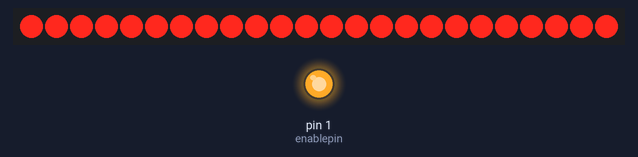
Simulated run of this sketch. Board: Arduino Uno, built with avr-gcc and run on an emulated ATmega328P. On the bench: 24 shift-register outputs drawn as a row of LEDs (first output left, lit = HIGH), output pins drawn as LEDs (lit = HIGH). Wiring (inferred from the names in the program): 3 × shift register (74HC595): data pin 0; shift clock pin 4; latch pin 3. Wiring (inferred from the signals the program sends): row of LEDs: on Q0, Q1, Q2, Q3, Q4, Q5, Q6, Q7, Q8, Q9, Q10, Q11, Q12, Q13, Q14, Q15, Q16, Q17, Q18, Q19, Q20, Q21, Q22, Q23. Random numbers use the default seed unless the sketch sets one; pins used as bus, display or sensor lines are not drawn.

Above: at 0.2 s.
At 6.9 s:
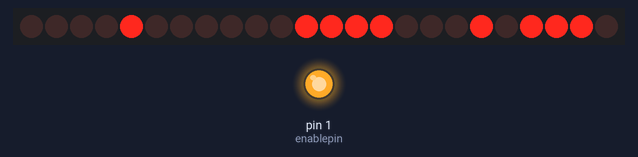
At 17.9 s:
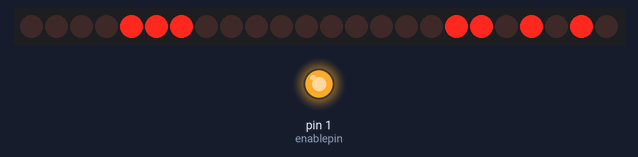
At 38.9 s:
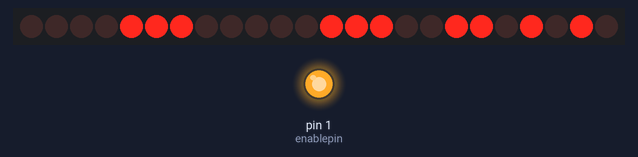
Timing chart, 0 to 40.0 s (numbered marks = the images above):
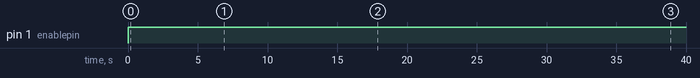

Measured:
- by itself, pin 1 (enablepin): LOW → HIGH at 0.00 s

The sketch:

gioia_r_smile.ino
```cpp
/*
 GIOIA - glittering fashion

gioia_r_smile.ino

Text animations for Gioia 21 monochrome leds type
Date 24/05/2025 created by Sergio Ghirardelli (first release)

*/

int enablepin = 1; //pin5 (PWM)
int latchPin = 3; //pin2
int clockPin = 4; //pin3
int dataPin = 0; //pin6
int butPin = 2;
long randNumber;
bool pippo;
uint32_t led;
int k;
int j;
int n0;
int rain0,rain1,rain2,rain3,rain4;
bool h0;
bool but, but_p, but_mem;
int prog;
bool paint;
bool start;

//oscillator 0
unsigned long t0;
unsigned long speed0;
bool a0,b0;

//oscillator 1
unsigned long t1;
unsigned long speed1;
bool a1,b1;


//pos trig0
bool p0,p0_mem;

//asymmetric oscillator
unsigned long elapsed_time2;
unsigned long count_time2;
bool time2_q;
unsigned long elapsed_time3;
unsigned long count_time3;
bool time3_q;
unsigned long speed2, speed3;


int y0,y1,y2,y3,y4;

void(* Riavvia)(void) = 0; //Sketch Reset procedure


//-----------------------------------------------------------------------------------------------------------

void setup()
{
//set pins to output so you can control the shift register
pinMode(enablepin, OUTPUT);
pinMode(latchPin, OUTPUT);
pinMode(clockPin, OUTPUT);
pinMode(dataPin, OUTPUT);
pinMode(butPin, INPUT_PULLUP);
//pinMode(LED_BUILTIN, OUTPUT);
//randomSeed(analogRead(A0));
pippo = false;
prog = 7;
led = 0;
k=0;
led_clear();
paint=true;
b0=false;
t0=0;
n0=0;
rain0=-1;
rain1=-4;
rain2=0;
rain3=-3;
rain4=-2;
h0=true;
speed0=10000;
start=false;
}

//-----------------------------------------------------------------------------------------------------------

void loop()
{
//oscillator 0
a0=false;
if (millis() - t0 >= speed0)
      {
       a0=true;
       b0=!b0;
       t0 += speed0;
      }

//oscillator 1
a1=false;
if (millis() - t1 >= speed1)
      {
       a1=true;
       b1=!b1;
       t1 += speed1;
      }


/*
if (prog==1) {
  speed0 = 3000;
  analogWrite(enablepin, 240);
  brilla(15,80);
  if (a0) {
    n0=0;
    prog=2;
    led_clear();
    }
}


else if (prog==2) {
  speed0 = 2000;
  speed1 = 50;
  analogWrite(enablepin, 240);
  if (a1) {
       vert (n0,paint);
       n0++;
       if (n0>4) {
        n0=0;
        paint=!paint;
        }
      }
   if (a0) {
    n0=0;
    prog=3;
    led_clear();
    }
  }

else if (prog==3) {
  speed0 = 2000;
  speed1 = 50;
  analogWrite(enablepin, 240);
  if (a1) {
       oriz (n0,paint);
       n0++;
       if (n0>4) {
        n0=0;
        paint=!paint;
        }
      }
   if (a0) {
    n0=0;
    prog=4;
    led_clear();
    }
  }

else if (prog==4) {
  speed0 = 2000;
  speed1 = 50;
  analogWrite(enablepin, 240);
  if (a1) {
       obli_sx (n0,paint);
       n0++;
       if (n0>6) {
        n0=0;
        paint=!paint;
        }
      }
   if (a0) {
    n0=0;
    prog=5;
    //led_clear();
    }
  }

else if (prog==5) {
  speed0 = 2000;
  speed1 = 50;
  analogWrite(enablepin, 240);
  if (a1) {
       obli_dx (n0,paint);
       n0++;
       if (n0>6) {
        n0=0;
        paint=!paint;
        }
      }
   if (a0) {
    n0=0;
    prog=6;
    led_clear();
    }
  }

else if (prog==6) {
  speed0 = 8000;
  speed1 = 80;

  if (a1) {
       int dim;
       if (h0) {dim =254-n0;}
       else {dim =245+n0;}
       analogWrite(enablepin, dim);
       led_full();
       n0++;
       if (n0>10) {
        n0=0;
        h0=!h0;
        }
      }
   if (a0) {
    n0=0;
    prog=7;
    led_clear();
    }
  } */

if (prog==7) {
  speed0 = 5000;
  analogWrite(enablepin, 250);
  unsigned long rain_speed = 10;
  rain(0,rain0,rain_speed,false);
  rain(1,rain1,rain_speed,false);
  rain(2,rain2,rain_speed,false);
  rain(3,rain3,rain_speed,false);
  rain(4,rain4,rain_speed,false);
   if (a0) {
    prog=8;
    led_clear();
    n0=0;
    }
  }

else if (prog==8) {
  speed2 = 750;
  speed3 = 100;
  speed0 = (speed2+speed3)*6 ;
  //asymmetric oscillator
  time2_q = TON (!time3_q, speed2, elapsed_time2, count_time2);
  time3_q = TON (time2_q, speed3, elapsed_time3, count_time3);
  p0 =  PosTrig (time2_q, p0_mem);
  analogWrite(enablepin, 250);
  if (time3_q) {
         if (n0==0) {_S();}
         else if (n0==1) {_M();}
         else if (n0==2) {_I();}
         else if (n0==3) {_L();}
         else if (n0==4) {_E();}
         else if (n0==5) {_smile();}
         n0++;
         }
   if (p0) {led_clear();}
  if (a0) {
  prog=7;
  led_clear();
  n0=0;
  }

  }

}

//-----------------------------------------------------------------------------------------------------------

void led_clear() {
  led = 0;
  exec();
}

//-----------------------------------------------------------------------------------------------------------

void led_full() {
  led = 16777215;
  exec();
}

//-----------------------------------------------------------------------------------------------------------

void pix (int x, int y, bool s) {
  int who [5][5] {
        {1,4,14,13,2},
        {0,5,11,8,15},
        {7,6,12,10,9},
        {19,17,21,23,16},
        {3,22,20,18,1},
        };
  int who_is = who[y][x];
  if (s) {
         bitSet (led,who_is);
         exec();
         }
  else {
        bitClear (led,who_is);
        exec();
        }
}

//-----------------------------------------------------------------------------------------------------------

void vert (int x, bool s) {
    for (int j = 0; j < 5; j++) {
    pix (x,j,s);
    exec();
    }
}

//-----------------------------------------------------------------------------------------------------------

void oriz (int y, bool s) {
  for (int j = 0; j < 5; j++) {
    pix (j,y,s);
    exec();
  }
}

//-----------------------------------------------------------------------------------------------------------

void obli_sx (int j, bool s) {
  if (j==0) {
    pix(0,1,s);
    pix(1,0,s);
    }
  if (j==1) {
    pix(0,2,s);
    pix(1,1,s);
    pix(2,0,s);
    }
  if (j==2) {
    pix(0,3,s);
    pix(1,2,s);
    pix(2,1,s);
    pix(3,0,s);
    }
    if (j==3) {
    pix(1,3,s);
    pix(2,2,s);
    pix(3,1,s);
    }
    if (j==4) {
    pix(1,4,s);
    pix(2,3,s);
    pix(3,2,s);
    pix(4,1,s);
    }
    if (j==5) {
    pix(2,4,s);
    pix(3,3,s);
    pix(4,2,s);
    }
    if (j==6) {
    pix(3,4,s);
    pix(4,3,s);
    }
  exec();
}

//-----------------------------------------------------------------------------------------------------------

void obli_dx (int j, bool s) {
  if (j==0) {
    pix(3,0,s);
    pix(4,1,s);
    }
  if (j==1) {
    pix(2,0,s);
    pix(3,1,s);
    pix(4,2,s);
    }
  if (j==2) {
    pix(1,0,s);
    pix(2,1,s);
    pix(3,2,s);
    pix(4,3,s);
    }
    if (j==3) {
    pix(1,1,s);
    pix(2,2,s);
    pix(3,3,s);
    }
    if (j==4) {
    pix(0,1,s);
    pix(1,2,s);
    pix(2,3,s);
    pix(3,4,s);
    }
    if (j==5) {
    pix(0,2,s);
    pix(1,3,s);
    pix(2,4,s);
    }
    if (j==6) {
    pix(0,3,s);
    pix(1,4,s);
    }
  exec();
}

//-----------------------------------------------------------------------------------------------------------
void _A(){
led = 13006192; //lettera A
exec();
}

//-----------------------------------------------------------------------------------------------------------
void _B(){
led = 13784432; //lettera B
exec();
}
//-----------------------------------------------------------------------------------------------------------
void _C(){
led = 5660784; //lettera C
exec();
}
//-----------------------------------------------------------------------------------------------------------
void _D(){
led = 13780336;  //lettera D
exec();
}
//-----------------------------------------------------------------------------------------------------------
void _E(){
led = 5664880;  //lettera E
exec();
}
//-----------------------------------------------------------------------------------------------------------
void _F(){
led = 4354160;  //lettera F
exec();
}
//-----------------------------------------------------------------------------------------------------------
void _G(){
led = 14050416; //lettera G
exec();
}
//-----------------------------------------------------------------------------------------------------------
void _H(){
led = 12989808; //lettera H
exec();
}
//-----------------------------------------------------------------------------------------------------------
void _I(){
led = 7632912; //lettera I
exec();
}
//-----------------------------------------------------------------------------------------------------------
void _J(){
led = 14034176;  //lettera J
exec();
}
//-----------------------------------------------------------------------------------------------------------
void _K(){
led = 12988784;  //lettera K
exec();
}
//-----------------------------------------------------------------------------------------------------------
void _L(){
led = 5636208; //lettera L
exec();
}
//-----------------------------------------------------------------------------------------------------------
void _M(){
led = 12987760;  //lettera M
exec();
}
//-----------------------------------------------------------------------------------------------------------
void _N(){
led = 13002096;  //lettera N
exec();
}
//-----------------------------------------------------------------------------------------------------------
void _O(){
led = 14050672; //lettera O
exec();
}
//-----------------------------------------------------------------------------------------------------------
void _P(){
led = 4355440; //lettera P
exec();
}
//-----------------------------------------------------------------------------------------------------------
void _Q(){
led = 10904944;  //lettera Q
exec();
}
//-----------------------------------------------------------------------------------------------------------
void _R(){
led = 13005168; //lettera R
exec();
}
//-----------------------------------------------------------------------------------------------------------
void _S(){
led = 13923440;  //lettera S
exec();
}
//-----------------------------------------------------------------------------------------------------------
void _T(){
led = 3176464;  //lettera T
exec();
}
//-----------------------------------------------------------------------------------------------------------
void _U(){
led = 14034288;  //lettera U
exec();
}
//-----------------------------------------------------------------------------------------------------------
void _V(){
led = 9577840;  //lettera V
exec();
}
//-----------------------------------------------------------------------------------------------------------
void _W(){
led = 15082864; //lettera W
exec();
}
//-----------------------------------------------------------------------------------------------------------
void _X(){
led = 12988720; //lettera X
exec();
}
//-----------------------------------------------------------------------------------------------------------
void _Y(){
led = 3159408; //lettera Y
exec();
}
//-----------------------------------------------------------------------------------------------------------
void _Z(){
led = 5665040; //lettera Z
exec();
}
//-----------------------------------------------------------------------------------------------------------
void _heart(){
led = 9611921; //simbolo cuore
exec();
}
//-----------------------------------------------------------------------------------------------------------
void _esclamativo(){
led = 1071104; //simbolo !
exec();
}
//-----------------------------------------------------------------------------------------------------------
void _apostrofo(){
led = 18432; //simbolo '
exec();
}
//-----------------------------------------------------------------------------------------------------------
void _smile(){
led = 6103056; //simbolo smile
exec();
}
//-----------------------------------------------------------------------------------------------------------

void brilla(int res, int time1){
    speed1 = time1;
    if (a1){
        led_full();
        for (int j = 0; j < res; j++) {
            int a = random (0,5);
            int b = random (0,5);
            int c = random (250, 255);
            analogWrite(enablepin, c);
            pix (a,b,false);

          }
    }
}

//-----------------------------------------------------------------------------------------------------------

void rain (int x, int &y, unsigned long rain1_s0, bool doppio){
   speed1=rain1_s0;
   //int gap;
   if (a1){
     vert(x,false);
     pix (x,y,true);
     //gap = y +2;
     //if (doppio && (gap<5)) {pix (x,gap,true); }
     y++;
     if (y>4) {y=0;}
   }

}

//-----------------------------------------------------------------------------------------------------------


void exec(){
    digitalWrite(latchPin, 0);
    digitalWrite(latchPin, LOW);
    shiftOut(dataPin, clockPin, MSBFIRST, led >> 16);
    shiftOut(dataPin, clockPin, MSBFIRST, led >> 8);
    shiftOut(dataPin, clockPin, MSBFIRST, led);
    digitalWrite(latchPin, HIGH);
}

//-----------------------------------------------------------------------------------------------------------

/*PosTrig - function that return the positive edge of a boolean variable*/

bool PosTrig (bool in, bool &memory)
{
if (!in) { memory = false;}
if (in && !memory) { memory = true; return 1; }
else { return 0; }
}

//-----------------------------------------------------------------------------------------------------------

/*NegTrig - function that return the negative edge of a boolean variable*/

bool NegTrig (bool in, bool &memory)
{
if (in) { memory = true;}
if (!in && memory) { memory = false; return 1; }
else { return 0; }
}

//-----------------------------------------------------------------------------------------------------------

void button() {
 but = !digitalRead(butPin);
but_p = PosTrig(but, but_mem);

if (but_p) {
  prog++;
  if (prog > 6) {prog =1;}
  k=0;
  }
}

//-----------------------------------------------------------------------------------------------------------
/* TON Timer function.*/

bool TON(bool en, unsigned long preset, unsigned long &elapsed, unsigned long &count){
 if (en==true)
{
  if (elapsed<preset)
  {
    elapsed=millis()-count;
    return false;
  }
  else
  {
    elapsed=preset;
    return true;
  }
}
else
{
  elapsed=0;
  count=millis();
  return false;
}
}
```
